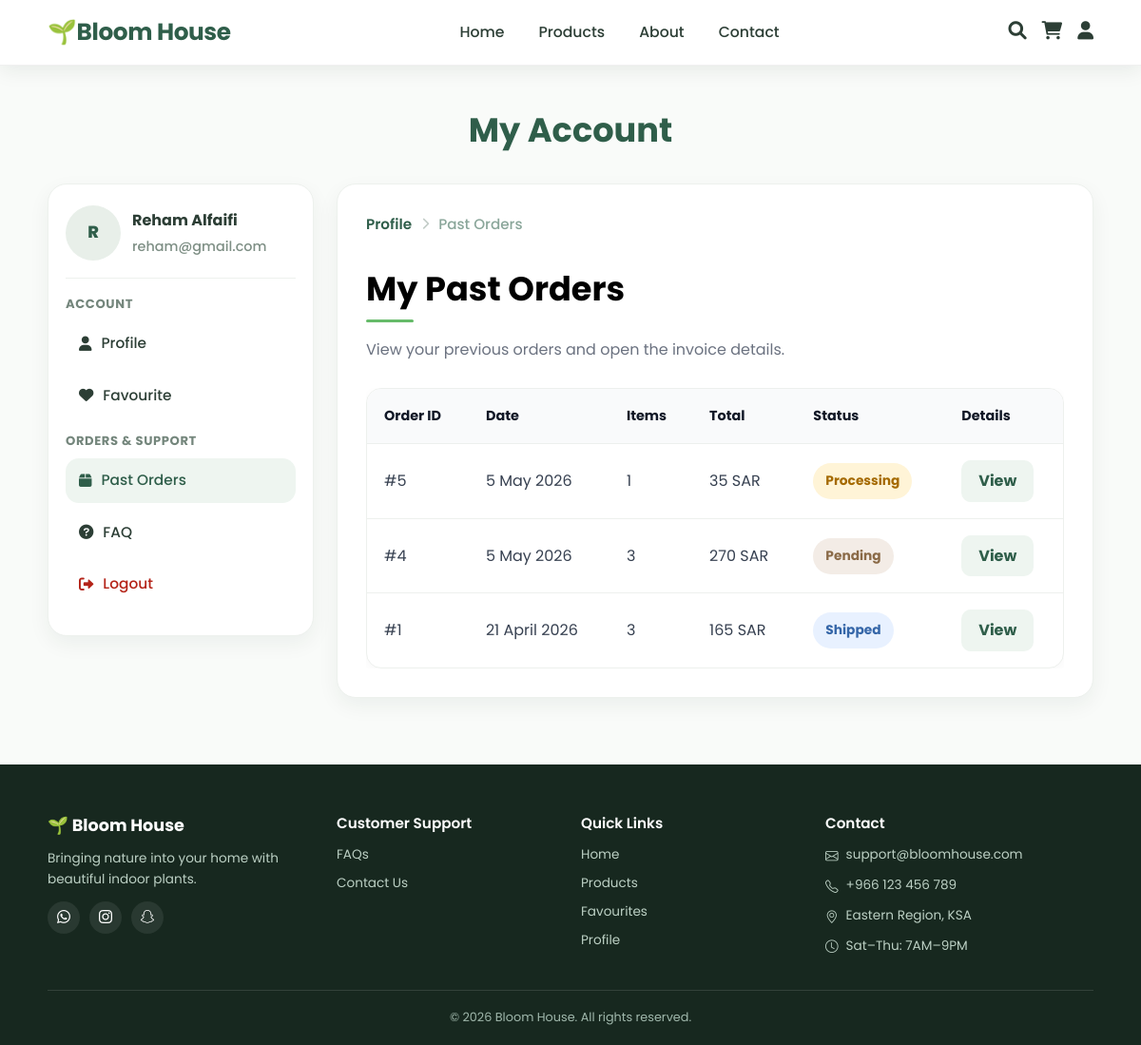
The page /past-orders.php (signed in) on the database its author committed.
### tables this page shows
CREATE TABLE `user` (
  `user_id` int(11) NOT NULL,
  `first_name` varchar(50) NOT NULL,
  `last_name` varchar(50) NOT NULL,
  `email` varchar(100) NOT NULL,
  `password` varchar(255) NOT NULL,
  `phone` varchar(20) NOT NULL,
  `gender` varchar(10) DEFAULT NULL,
  `date_of_birth` date DEFAULT NULL
);

CREATE TABLE `orders` (
  `order_id` int(11) NOT NULL,
  `user_id` int(11) NOT NULL,
  `order_date` datetime NOT NULL,
  `order_status` varchar(50) NOT NULL,
  `shipping_address` varchar(255) NOT NULL,
  `payment_method` varchar(50) NOT NULL,
  `city` varchar(50) NOT NULL,
  `phone` varchar(20) NOT NULL,
  `discount` decimal(10,2) NOT NULL,
  `delivery_method` varchar(50) NOT NULL DEFAULT 'Delivery'
);

### past-orders.php (the view, shortened to what this page needs)
<?php
include("db_connect.php");
function safe($value) {
    return htmlspecialchars((string)$value, ENT_QUOTES, 'UTF-8');
}
$user_id = (int) $_SESSION['user_id'];
$user_sql = "SELECT first_name, last_name, email FROM user WHERE user_id = ? LIMIT 1";
$user_stmt = $conn->prepare($user_sql);
$user_stmt->bind_param("i", $user_id);
$user_stmt->execute();
$user_result = $user_stmt->get_result();
$current_user = $user_result->fetch_assoc();
$user_first = $current_user['first_name'] ?? 'User';
$user_last = $current_user['last_name'] ?? '';
$user_email = $current_user['email'] ?? '';
$user_full_name = trim($user_first . " " . $user_last);
$user_initial = strtoupper(substr($user_first, 0, 1));
$sql = "SELECT
            o.order_id,
            o.order_date,
            o.order_status,
            COUNT(oi.order_item_id) AS items_count,
            COALESCE(SUM(oi.quantity * oi.unit_price), 0) AS total_amount
        FROM orders o
        LEFT JOIN orders_items oi ON o.order_id = oi.order_id
        WHERE o.user_id = ?
        GROUP BY o.order_id, o.order_date, o.order_status
        ORDER BY o.order_date DESC";
$stmt = $conn->prepare($sql);
$stmt->bind_param("i", $user_id);
$stmt->execute();
$result = $stmt->get_result();
?>
<!DOCTYPE html>
<html lang="en">
<head>
    <link rel="stylesheet" href="css/layout.css">
    <link rel="stylesheet" href="css/order.css?v=50">
    <link rel="stylesheet" href="https://cdn.jsdelivr.net/npm/bootstrap-icons/font/bootstrap-icons.css">
    <link rel="stylesheet" href="https://cdnjs.cloudflare.com/ajax/libs/font-awesome/6.0.0/css/all.min.css">
</head>
<body>
<header class="header">
    <div class="header-inner">
        <a class="logo" href="index.php">🌱Bloom House</a>
        <nav class="main-nav">
            <a href="index.php" class="nav-link">Home</a>
            <a href="products.php" class="nav-link">Products</a>
            <a href="about.php" class="nav-link">About</a>
            <a href="contact.php" class="nav-link">Contact</a>
        </nav>
        <div class="header-actions">
            <a href="search.php" class="user-icon"><i class="fas fa-search"></i></a>
            <a href="cart.php" class="cart-icon"><i class="fas fa-shopping-cart"></i></a>
            <a href="profile.php" class="user-icon"><i class="fas fa-user"></i></a>
        </div>
    </div>
</header>
<main class="account-page">
    <div class="container">
        <h1 class="account-main-title">My Account</h1>
        <div class="account-layout">
            <aside class="account-sidebar">
                <div class="user-box">
                    <div class="user-avatar"><span><?php echo safe($user_initial); ?></span></div>
                    <div class="user-meta">
                        <div class="user-name"><?php echo safe($user_full_name); ?></div>
                        <div class="user-email"><?php echo safe($user_email); ?></div>
                    </div>
                </div>
                <div class="sidebar-section-title">ACCOUNT</div>
                <ul class="sidebar-menu">
                    <li><a href="profile.php"><i class="fa-solid fa-user"></i> Profile</a></li>
                    <li><a href="favourites.php"><i class="fa-solid fa-heart"></i> Favourite</a></li>
                </ul>
                <div class="sidebar-section-title">ORDERS & SUPPORT</div>
                <ul class="sidebar-menu">
                    <li><a href="past-orders.php" class="active"><i class="fa-solid fa-box"></i> Past Orders</a></li>
                    <li><a href="faq.php"><i class="fa-solid fa-circle-question"></i> FAQ</a></li>
                    <li><a href="logout.php" class="logout-link"><i class="fa-solid fa-right-from-bracket"></i> Logout</a></li>
                </ul>
            </aside>
            <section class="profile-content-card orders-card">
                <nav class="breadcrumb">
                    <a href="profile.php">Profile</a>
                    <i class="fas fa-chevron-right"></i>
                    <span>Past Orders</span>
                </nav>
                <div class="page-title orders-title-block">
                    <h1>My Past Orders</h1>
                    <p class="page-description">View your previous orders and open the invoice details.</p>
                </div>
                <div class="table-wrap">
                    <table class="orders-table">
                        <thead>
                            <tr>
                                <th>Order ID</th>
                                <th>Date</th>
                                <th>Items</th>
                                <th>Total</th>
                                <th>Status</th>
                                <th>Details</th>
                            </tr>
                        </thead>
                        <tbody>
                            <?php if ($result && $result->num_rows > 0) { ?>
                                <?php while ($row = $result->fetch_assoc()) {
                                    $status = strtolower($row['order_status']);
                                    $class = "status-badge status-pending";
                                    if ($status == "delivered") $class = "status-badge status-delivered";
                                    elseif ($status == "shipped") $class = "status-badge status-shipped";
                                    elseif ($status == "processing") $class = "status-badge status-processing";
                                ?>
                                    <tr>
                                        <td>#<?php echo safe($row['order_id']); ?></td>
                                        <td><?php echo safe(date("j F Y", strtotime($row['order_date']))); ?></td>
                                        <td><?php echo safe($row['items_count']); ?></td>
                                        <td><?php echo safe(number_format($row['total_amount'], 0)); ?> SAR</td>
                                        <td><span class="<?php echo safe($class); ?>"><?php echo safe(ucfirst($row['order_status'])); ?></span></td>
                                        <td><a href="past-order-details.php?order_id=<?php echo safe($row['order_id']); ?>" class="view-link">View</a></td>
                                    </tr>
                                <?php } ?>
                            <?php } else { ?>
                                <tr>
                                    <td colspan="6" class="empty-state">No orders found.</td>
                                </tr>
                            <?php } ?>
                        </tbody>
                    </table>
                </div>
            </section>
        </div>
    </div>
</main>
<footer class="footer">
    <div class="footer-container">
        <div class="footer-brand">
            <a class="footer-logo" href="index.php">🌱 Bloom House</a>
            <p>Bringing nature into your home with beautiful indoor plants.</p>
            <div class="social-icons">
                <a href="#"><i class="bi bi-whatsapp"></i></a>
                <a href="#"><i class="bi bi-instagram"></i></a>
                <a href="#"><i class="bi bi-snapchat"></i></a>
            </div>
        </div>
        <div class="footer-col"><h3>Customer Support</h3><ul><li><a href="faq.php">FAQs</a></li><li><a href="contact.php">Contact Us</a></li></ul></div>
        <div class="footer-col"><h3>Quick Links</h3><ul><li><a href="index.php">Home</a></li><li><a href="products.php">Products</a></li><li><a href="favourites.php">Favourites</a></li><li><a href="profile.php">Profile</a></li></ul></div>
        <div class="footer-col footer-contact"><h3>Contact</h3><ul><li><i class="bi bi-envelope"></i> support@bloomhouse.com</li><li><i class="bi bi-telephone"></i> +966 123 456 789</li><li><i class="bi bi-geo-alt"></i> Eastern Region, KSA</li><li><i class="bi bi-clock"></i> Sat–Thu: 7AM–9PM</li></ul></div>
    </div>
    <div class="footer-bottom"><p>&copy; 2026 Bloom House. All rights reserved.</p></div>
</footer>
</body>
</html>

### css/order.css (style rules this page uses)
body { background: #f3f4f6; color: #1f2937; }
.account-page { padding: 40px 0 70px; background: #f9fbf9; }
.account-main-title { text-align: center; color: #2f5e4a; font-size: 2.2rem; margin-bottom: 28px; font-weight: 700; }
.account-layout { display: grid; grid-template-columns: 280px 1fr; gap: 24px; align-items: start; }
.account-sidebar, .profile-content-card, .order-details-container { background: #fff; border: 1px solid #edf1ed; border-radius: 20px; box-shadow: 0 8px 22px rgba(25, 55, 36, 0.06); }
.account-sidebar { padding: 22px 18px; position: sticky; top: 20px; }
.user-box { display: flex; align-items: center; gap: 12px; padding-bottom: 18px; border-bottom: 1px solid #edf1ed; margin-bottom: 16px; }
.user-avatar { width: 58px; height: 58px; border-radius: 50%; background: #e8efe9; display: flex; align-items: center; justify-content: center; flex: 0 0 58px; }
.user-avatar span { font-weight: 800; color: #2f5e4a; font-size: 1.1rem; }
.user-name { font-weight: 700; color: #2c3e35; font-size: 1rem; }
.user-email { color: #7e8f85; font-size: 0.9rem; font-weight: 500; word-break: break-all; }
.sidebar-section-title { font-size: 0.82rem; color: #74867c; font-weight: 700; margin: 14px 0 8px; letter-spacing: 0.6px; }
.sidebar-menu { list-style: none; padding: 0; margin: 0; }
.sidebar-menu li { margin-bottom: 8px; }
.sidebar-menu a { display: flex; align-items: center; gap: 10px; text-decoration: none; color: #2c3e35; padding: 11px 14px; border-radius: 14px; font-size: 0.96rem; font-weight: 500; transition: 0.3s; }
.sidebar-menu a:hover, .sidebar-menu a.active { background: #eef5f0; color: #2f5e4a; }
.sidebar-menu a.logout-link { color: #b42318; }
.profile-content-card, .order-details-container { padding: 30px; overflow: hidden; }
.breadcrumb { margin-bottom: 28px; font-size: 0.95rem; display: flex; align-items: center; gap: 10px; flex-wrap: wrap; }
.breadcrumb a { text-decoration: none; color: #2f5e4a; font-weight: 600; }
.breadcrumb span { color: #8AA69A; font-weight: 500; }
.breadcrumb i { font-size: 0.8rem; color: #c2ccc7; }
.page-title { margin-bottom: 28px; }
.page-title h1 { font-size: 2.2rem; color: #000; position: relative; display: inline-block; padding-bottom: 6px; margin-bottom: 6px; }
.page-title h1::after { content: ""; position: absolute; bottom: 0; left: 0; width: 50px; height: 3px; background: #66bb6a; border-radius: 2px; }
.page-description { color: #6b7280; margin-top: 10px; margin-bottom: 0; line-height: 1.6; }
.table-wrap { width: 100%; overflow-x: auto; }
.orders-table, .products-table { width: 100%; border-collapse: separate; border-spacing: 0; background: #fff; border: 1px solid #edf0ed; border-radius: 16px; overflow: hidden; box-shadow: 0 3px 12px rgba(0,0,0,0.03); }
.orders-table th, .products-table th { background: #f9fafb; color: #111827; text-align: left; font-size: 0.9rem; font-weight: 700; padding: 17px 18px; border-bottom: 1px solid #edf0ed; }
.orders-table td, .products-table td { padding: 17px 18px; border-bottom: 1px solid #edf0ed; color: #374151; vertical-align: middle; }
.orders-table tr:last-child td, .products-table tr:last-child td { border-bottom: none; }
.view-link { display: inline-flex; align-items: center; justify-content: center; min-width: 76px; padding: 9px 16px; border-radius: 10px; background: #eef5f0; color: #2f5e4a; font-weight: 700; text-decoration: none; transition: 0.3s ease; }
.status-badge { display: inline-flex; align-items: center; gap: 7px; border-radius: 999px; padding: 8px 13px; font-size: 0.86rem; font-weight: 700; white-space: nowrap; }
.status-shipped { background: #e8f1ff; color: #3566a8; }
.status-processing { background: #fff4d7; color: #a56a00; }
.status-pending { background: #f3ece6; color: #8a6a47; }

### rows shown on the page
user: first_name "R", safe($user_full_name) "Reham Alfaifi", email "reham@gmail.com"
orders: order_id "5", order_date "5 May 2026", items_count "1", total_amount "35", order_status "Processing"
orders: order_id "4", order_date "5 May 2026", items_count "3", total_amount "270", order_status "Pending"
orders: order_id "1", order_date "21 April 2026", items_count "3", total_amount "165", order_status "Shipped"
